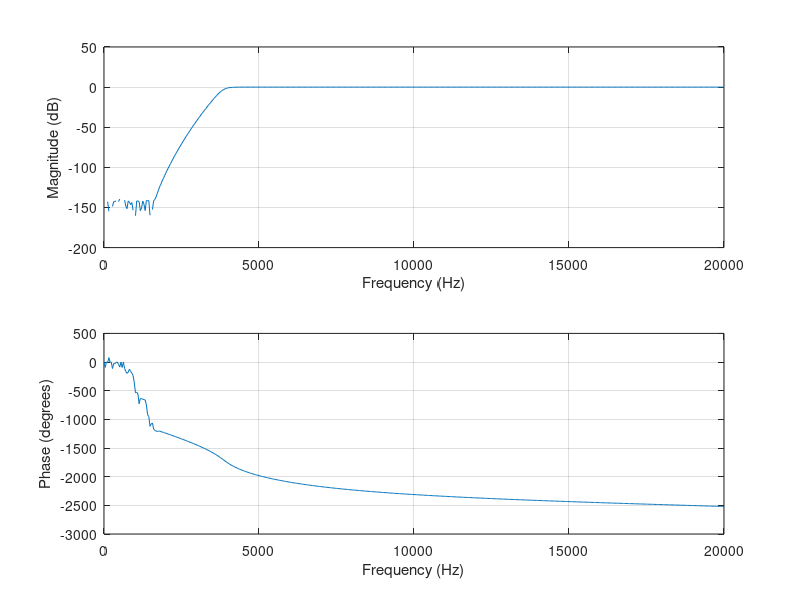

Recreate this plot in MATLAB.

%% passa-altas de 4000Hz a 20000Hz
Fs = 40000;
wp= 4000/(Fs/2);
ws= 3400/(Fs/2);
[n, wn]=buttord(wp, ws, 1, 20);
[b, a]= butter(n,wn,'high');
num_freq = 512;
freqz(b, a, num_freq, Fs);